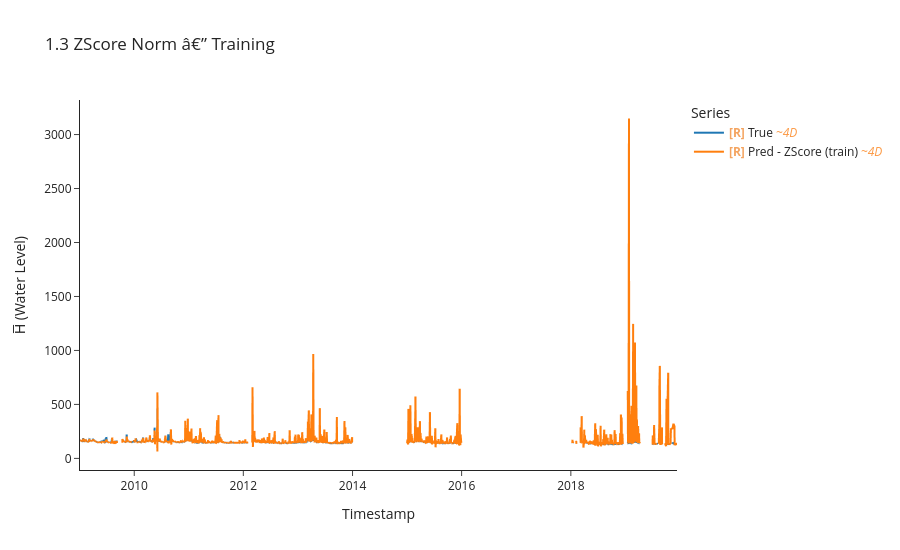

Notebook code cell kept with this figure:
### Markdown cell above
## 1.3: ZScore Normalization + Adam

### Code cell
torch.manual_seed(42)

train_ds_zscore = uf.ZScoreNormTimeSeriesDataset(x_train, y_train, H_BAR_INDEX)
test_ds_zscore  = uf.ZScoreNormTimeSeriesDataset(x_test,  y_test,  H_BAR_INDEX)

model_zs, opt_zs, crit_zs = build_mlp(LOOKBACK * N_FEATURES, HORIZON)

y_tr_zs, y_pr_zs, idx_zs, losses_zs = uf.train_model_online(
    model_zs, opt_zs, crit_zs,
    train_ds_zscore, train_df,
    LOOKBACK, HORIZON, BATCH_SIZE,
)

uf.calculate_metrics_and_plot(
    {"ZScore (train)": (y_tr_zs, y_pr_zs, idx_zs)},
    plot_title="1.3 ZScore Norm â€” Training",
    export_metrics=True, export_html=True,
    export_file_name="results/training/online/p1_zscore",
)

### Figure 1 — Plotly figure (JSON) as saved in the notebook; plotly's stock layout.template omitted (floating-point values rounded to 4 significant figures; data arrays with more than 128 entries replaced by an {"elided": "..."} marker saying what was removed)
{"data": [{"hovertemplate": "Legend=True<br>Timestamp=%{x}<br>H̅ (Water Level)=%{y}<extra></extra>", "legendgroup": "True", "line": {"color": "#1f77b4", "dash": "solid", "width": 2}, "marker": {"symbol": "circle"}, "mode": "lines", "name": "<b style=\"color:sandybrown\">[R]</b> True <i style=\"color:#fc9944\">~4D</i>", "showlegend": true, "type": "scattergl", "uid": "41c5735e-4dc3-450e-823c-c1de36f0cdcd", "x": {"elided": "1011 str values"}, "xaxis": "x", "y": {"elided": "1011 float values"}, "yaxis": "y"}, {"hovertemplate": "Legend=Pred - ZScore (train)<br>Timestamp=%{x}<br>H̅ (Water Level)=%{y}<extra></extra>", "legendgroup": "Pred - ZScore (train)", "line": {"color": "#ff7f0e", "dash": "solid", "width": 2}, "marker": {"symbol": "circle"}, "mode": "lines", "name": "<b style=\"color:sandybrown\">[R]</b> Pred - ZScore (train) <i style=\"color:#fc9944\">~4D</i>", "showlegend": true, "type": "scattergl", "uid": "e17dfdd9-bb4d-4ec1-a153-c3c73c047a0e", "x": {"elided": "1012 str values"}, "xaxis": "x", "y": {"elided": "1012 float values"}, "yaxis": "y"}], "layout": {"height": 550, "legend": {"title": {"text": "Series"}, "tracegroupgap": 0}, "title": {"text": "1.3 ZScore Norm â€” Training"}, "xaxis": {"anchor": "y", "domain": [0, 1], "title": {"text": "Timestamp"}}, "yaxis": {"anchor": "x", "domain": [0, 1], "title": {"text": "H̅ (Water Level)"}}}}
